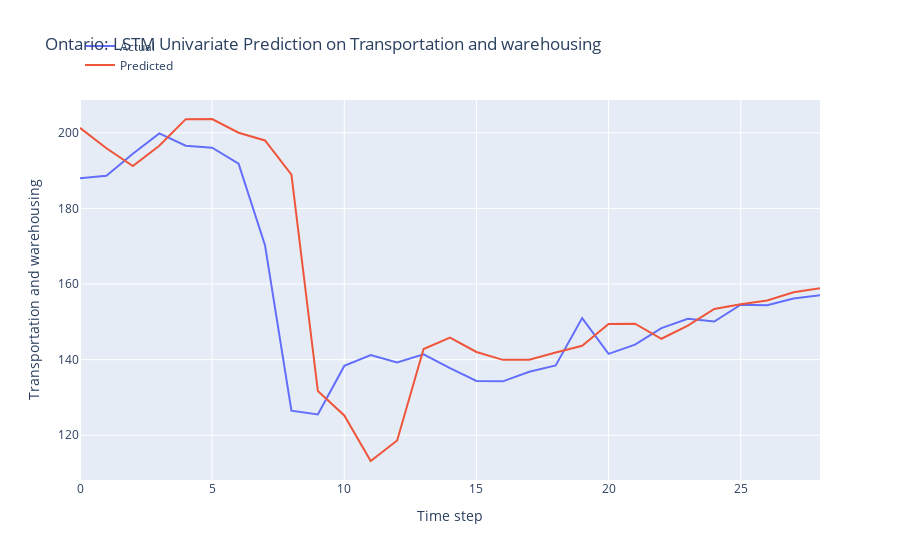

The notebook cell saved with this chart:
### Markdown cell above
LSTM Model Development

### Code cell
n_features = 1
X_train = X_train.reshape(X_train.shape[0], X_train.shape[1], n_features)

# define model
model = Sequential()
model.add(LSTM(50, activation='relu', input_shape=(n_steps, n_features)))
model.add(Dense(1))

# model = Sequential()
# model.add(LSTM(100, activation='relu', input_shape=(n_steps, n_features), kernel_regularizer=L2(0.001), return_sequences=True))
# model.add(LSTM(50, activation='relu', kernel_regularizer=L2(0.01)))
# model.add(Dense(1))

def r_squared(y_true, y_pred):
    SS_res =  K.sum(K.square(y_true - y_pred)) 
    SS_tot = K.sum(K.square(y_true - K.mean(y_true))) 
    return ( 1 - SS_res/(SS_tot + K.epsilon()) )

# Compile the model
model.compile(optimizer='adam', 
              loss='mse',
              metrics=[r_squared])

early_stopping = EarlyStopping(monitor='loss', patience=5, restore_best_weights=True)

# fit model
history = model.fit(X_train, y_train, 
          epochs = 20,
          batch_size = 32,
          verbose = 0,
          callbacks=[early_stopping])

# Obtain the MSE and R-squared from the last epoch
last_epoch_mse = history.history['loss'][-1]
last_epoch_r_squared = history.history['r_squared'][-1]

# Print the MSE and R-squared
print("Mean Squared Error (MSE) from the last epoch:", last_epoch_mse)
print("R-squared from the last epoch:", last_epoch_r_squared)

# plot loss and r2 score
plt.figure(figsize=(10, 6))

# Plot train loss
plt.plot(history.history['loss'], label='Train Loss')

# Plot train R-squared score
plt.plot(history.history['r_squared'], label='Train R2')

plt.title('Model Training Loss and R-squared Score')
plt.xlabel('Epochs')
plt.ylabel('Value')
plt.legend()
plt.grid(True)
plt.show()

# Evaluate the model
loss = model.evaluate(X_test, y_test)
print("MSE and R_squared:", loss)

# make prediction on test data
X_test = X_test.reshape(X_test.shape[0], X_test.shape[1], n_features)
y_pred = model.predict(X_test)

# Print the first 5 predictions and actual values
print("Predictions:")
flattened_predictions = [pred[0] for pred in y_pred[:10]]
print(flattened_predictions)
# print(y_pred[:10].tolist())
print("Actual values:")
rounded_actual_values = [round(value, len(str(prediction).split('.')[1])) for value, prediction in zip(y_test[:10], flattened_predictions)]
print(rounded_actual_values)

# plot the actual and predicted values for test data
trace1 = go.Scatter(x=np.arange(len(y_test)), y=y_test.flatten(), mode='lines', name='Actual')
trace2 = go.Scatter(x=np.arange(len(y_pred)), y=y_pred.flatten(), mode='lines', name='Predicted')

# Create layout
layout = go.Layout(
    title='Ontario: LSTM Univariate Prediction on Transportation and warehousing',
    xaxis=dict(title='Time step'),
    yaxis=dict(title='Transportation and warehousing'),
    legend=dict(x=0, y=1.18)
)

# Create figure
fig = go.Figure(data=[trace1, trace2], layout=layout)

# Show plot
fig.show()

### Figure 1 — Plotly figure (JSON) as saved in the notebook; plotly's stock layout.template omitted (floating-point values rounded to 4 significant figures)
{"data": [{"mode": "lines", "name": "Actual", "type": "scatter", "x": [0, 1, 2, 3, 4, 5, 6, 7, 8, 9, 10, 11, 12, 13, 14, 15, 16, 17, 18, 19, 20, 21, 22, 23, 24, 25, 26, 27, 28], "y": [188.0, 188.7, 194.5, 199.9, 196.6, 196.1, 191.8, 170.3, 126.5, 125.5, 138.3, 141.2, 139.2, 141.4, 137.8, 134.4, 134.3, 136.8, 138.5, 151.0, 141.5, 144.0, 148.3, 150.8, 150.1, 154.5, 154.4, 156.2, 157.0]}, {"mode": "lines", "name": "Predicted", "type": "scatter", "x": [0, 1, 2, 3, 4, 5, 6, 7, 8, 9, 10, 11, 12, 13, 14, 15, 16, 17, 18, 19, 20, 21, 22, 23, 24, 25, 26, 27, 28], "y": [201.3, 195.9, 191.2, 196.6, 203.6, 203.7, 200.0, 198.0, 188.9, 131.7, 125.2, 113.2, 118.6, 142.8, 145.8, 142.0, 139.9, 140.0, 141.9, 143.7, 149.4, 149.5, 145.5, 149.0, 153.4, 154.6, 155.7, 157.8, 158.9]}], "layout": {"legend": {"x": 0, "y": 1.18}, "title": {"text": "Ontario: LSTM Univariate Prediction on Transportation and warehousing"}, "xaxis": {"title": {"text": "Time step"}}, "yaxis": {"title": {"text": "Transportation and warehousing"}}}}
